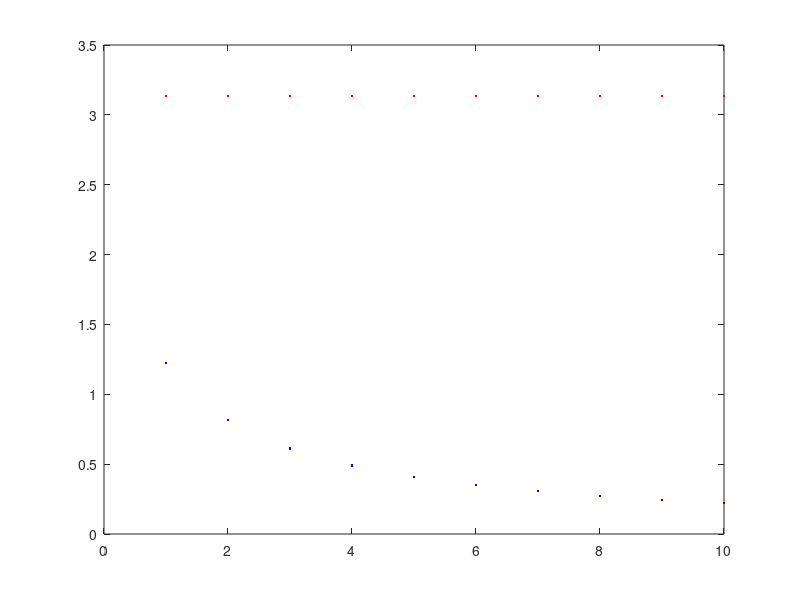

Write the MATLAB code that produced this figure.
% ------------------------------------------------------------------ %
% James Vrionis                                                      %
% 1-25-15                                                            %
% Homework 1 #4                                                      %
% compute a Matrix x a vector                                        %
% AMS-147                                                            %
% ------------------------------------------------------------------ %

% ------------------------------------------------------------------ %
function pi_series()

m=10;

P=zeros(m,1);

P(1) = (1/1)*(4-(2/4)-(1/5)-(1/6))
for i=2:m
    j= i+1
    P(i) = P(i-1)+(1/(16^j))*((4/(8*j+1))-(2/(8*j+4))-(1/(8*j+5))-(1/(8*j+6)));
end

E=zeros(m,1);

%E(1) = sqrt(6)*sqrt(1);
for i = 1:m
    j=i+1;
    E(i)=sqrt(6)*sqrt(1/(j^2));

end

figure(1);
clf;
plot(P(1:10),'r.');
hold;
plot(E(1:10),'b.');


% As it looks the Simon Plouffe series converges much faster to pi than 
% the Euler summation.


% ------------------------------------------------------------------ %
